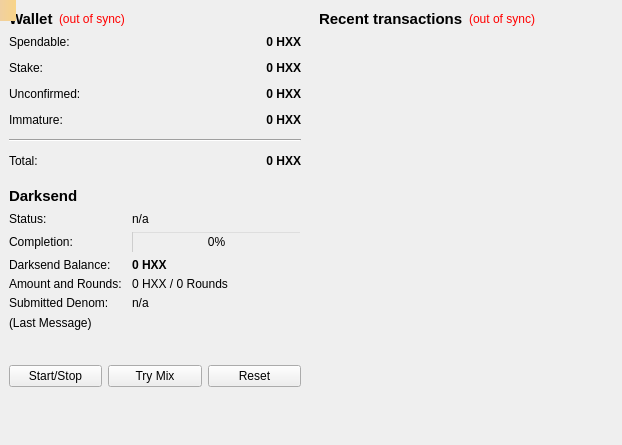
<?xml version="1.0" encoding="UTF-8"?>
<ui version="4.0">
 <class>OverviewPage</class>
 <widget class="QWidget" name="OverviewPage">
  <property name="geometry">
   <rect>
    <x>0</x>
    <y>0</y>
    <width>622</width>
    <height>445</height>
   </rect>
  </property>
  <property name="windowTitle">
   <string>Form</string>
  </property>
  <layout class="QGridLayout" name="gridLayout">
   <property name="leftMargin">
    <number>0</number>
   </property>
   <property name="topMargin">
    <number>0</number>
   </property>
   <property name="rightMargin">
    <number>0</number>
   </property>
   <property name="bottomMargin">
    <number>0</number>
   </property>
   <property name="spacing">
    <number>0</number>
   </property>
   <item row="0" column="1">
    <widget class="QWidget" name="transactionsWidget" native="true">
     <property name="sizePolicy">
      <sizepolicy hsizetype="Preferred" vsizetype="Preferred">
       <horstretch>0</horstretch>
       <verstretch>0</verstretch>
      </sizepolicy>
     </property>
     <property name="minimumSize">
      <size>
       <width>310</width>
       <height>0</height>
      </size>
     </property>
     <layout class="QVBoxLayout" name="verticalLayout">
      <item>
       <layout class="QHBoxLayout" name="horizontalLayout_2">
        <item>
         <widget class="QLabel" name="label_4">
          <property name="font">
           <font>
            <pointsize>11</pointsize>
            <weight>75</weight>
            <bold>true</bold>
           </font>
          </property>
          <property name="text">
           <string>&lt;b&gt;Recent transactions&lt;/b&gt;</string>
          </property>
         </widget>
        </item>
        <item>
         <widget class="QLabel" name="labelTransactionsStatus">
          <property name="toolTip">
           <string>The displayed information may be out of date. Your wallet automatically synchronizes with the Hexx network after a connection is established, but this process has not completed yet.</string>
          </property>
          <property name="styleSheet">
           <string notr="true">QLabel { color: red; }</string>
          </property>
          <property name="text">
           <string notr="true">(out of sync)</string>
          </property>
          <property name="alignment">
           <set>Qt::AlignRight|Qt::AlignTrailing|Qt::AlignVCenter</set>
          </property>
         </widget>
        </item>
        <item>
         <spacer name="horizontalSpacer">
          <property name="orientation">
           <enum>Qt::Horizontal</enum>
          </property>
          <property name="sizeHint" stdset="0">
           <size>
            <width>40</width>
            <height>20</height>
           </size>
          </property>
         </spacer>
        </item>
       </layout>
      </item>
      <item>
       <spacer name="horizontalSpacer_4">
        <property name="orientation">
         <enum>Qt::Horizontal</enum>
        </property>
        <property name="sizeHint" stdset="0">
         <size>
          <width>40</width>
          <height>20</height>
         </size>
        </property>
       </spacer>
      </item>
      <item>
       <widget class="QListView" name="listTransactions">
        <property name="styleSheet">
         <string notr="true">QListView { background: transparent; }</string>
        </property>
        <property name="frameShape">
         <enum>QFrame::NoFrame</enum>
        </property>
        <property name="verticalScrollBarPolicy">
         <enum>Qt::ScrollBarAlwaysOff</enum>
        </property>
        <property name="horizontalScrollBarPolicy">
         <enum>Qt::ScrollBarAlwaysOff</enum>
        </property>
        <property name="selectionMode">
         <enum>QAbstractItemView::NoSelection</enum>
        </property>
       </widget>
      </item>
     </layout>
    </widget>
   </item>
   <item row="0" column="0">
    <layout class="QVBoxLayout" name="layoutWallet">
     <property name="spacing">
      <number>0</number>
     </property>
     <item>
      <widget class="QWidget" name="widget" native="true">
       <property name="sizePolicy">
        <sizepolicy hsizetype="Fixed" vsizetype="Preferred">
         <horstretch>0</horstretch>
         <verstretch>0</verstretch>
        </sizepolicy>
       </property>
       <property name="minimumSize">
        <size>
         <width>310</width>
         <height>0</height>
        </size>
       </property>
       <property name="maximumSize">
        <size>
         <width>310</width>
         <height>16777215</height>
        </size>
       </property>
       <layout class="QVBoxLayout" name="verticalLayout_4">
        <item>
         <layout class="QHBoxLayout" name="horizontalLayout_4">
          <item>
           <widget class="QLabel" name="label_5">
            <property name="font">
             <font>
              <pointsize>11</pointsize>
              <weight>75</weight>
              <bold>true</bold>
             </font>
            </property>
            <property name="text">
             <string>Wallet</string>
            </property>
           </widget>
          </item>
          <item>
           <widget class="QLabel" name="labelWalletStatus">
            <property name="toolTip">
             <string>The displayed information may be out of date. Your wallet automatically synchronizes with the Hexx network after a connection is established, but this process has not completed yet.</string>
            </property>
            <property name="styleSheet">
             <string notr="true">QLabel { color: red; }</string>
            </property>
            <property name="text">
             <string notr="true">(out of sync)</string>
            </property>
            <property name="alignment">
             <set>Qt::AlignLeading|Qt::AlignLeft|Qt::AlignVCenter</set>
            </property>
           </widget>
          </item>
          <item>
           <spacer name="horizontalSpacer_2">
            <property name="orientation">
             <enum>Qt::Horizontal</enum>
            </property>
            <property name="sizeHint" stdset="0">
             <size>
              <width>40</width>
              <height>20</height>
             </size>
            </property>
           </spacer>
          </item>
         </layout>
        </item>
        <item>
         <layout class="QFormLayout" name="formLayout_2">
          <property name="fieldGrowthPolicy">
           <enum>QFormLayout::AllNonFixedFieldsGrow</enum>
          </property>
          <property name="horizontalSpacing">
           <number>12</number>
          </property>
          <property name="verticalSpacing">
           <number>12</number>
          </property>
          <item row="0" column="0">
           <widget class="QLabel" name="label">
            <property name="text">
             <string>Spendable:</string>
            </property>
           </widget>
          </item>
          <item row="0" column="1">
           <widget class="QLabel" name="labelBalance">
            <property name="font">
             <font>
              <weight>75</weight>
              <bold>true</bold>
             </font>
            </property>
            <property name="cursor">
             <cursorShape>IBeamCursor</cursorShape>
            </property>
            <property name="toolTip">
             <string>Your current spendable balance</string>
            </property>
            <property name="text">
             <string notr="true">0 HXX</string>
            </property>
            <property name="alignment">
             <set>Qt::AlignRight|Qt::AlignTrailing|Qt::AlignVCenter</set>
            </property>
            <property name="textInteractionFlags">
             <set>Qt::LinksAccessibleByMouse|Qt::TextSelectableByKeyboard|Qt::TextSelectableByMouse</set>
            </property>
           </widget>
          </item>
          <item row="1" column="0">
           <widget class="QLabel" name="label_10">
            <property name="text">
             <string>Stake:</string>
            </property>
           </widget>
          </item>
          <item row="1" column="1">
           <widget class="QLabel" name="labelStake">
            <property name="font">
             <font>
              <weight>75</weight>
              <bold>true</bold>
             </font>
            </property>
            <property name="cursor">
             <cursorShape>IBeamCursor</cursorShape>
            </property>
            <property name="toolTip">
             <string>Total of coins that was staked, and do not yet count toward the current balance</string>
            </property>
            <property name="text">
             <string notr="true">0 HXX</string>
            </property>
            <property name="alignment">
             <set>Qt::AlignRight|Qt::AlignTrailing|Qt::AlignVCenter</set>
            </property>
            <property name="textInteractionFlags">
             <set>Qt::LinksAccessibleByMouse|Qt::TextSelectableByKeyboard|Qt::TextSelectableByMouse</set>
            </property>
           </widget>
          </item>
          <item row="2" column="0">
           <widget class="QLabel" name="label_3">
            <property name="text">
             <string>Unconfirmed:</string>
            </property>
           </widget>
          </item>
          <item row="2" column="1">
           <widget class="QLabel" name="labelUnconfirmed">
            <property name="font">
             <font>
              <weight>75</weight>
              <bold>true</bold>
             </font>
            </property>
            <property name="cursor">
             <cursorShape>IBeamCursor</cursorShape>
            </property>
            <property name="toolTip">
             <string>Total of transactions that have yet to be confirmed, and do not yet count toward the current balance</string>
            </property>
            <property name="text">
             <string notr="true">0 HXX</string>
            </property>
            <property name="alignment">
             <set>Qt::AlignRight|Qt::AlignTrailing|Qt::AlignVCenter</set>
            </property>
            <property name="textInteractionFlags">
             <set>Qt::LinksAccessibleByMouse|Qt::TextSelectableByKeyboard|Qt::TextSelectableByMouse</set>
            </property>
           </widget>
          </item>
          <item row="3" column="0">
           <widget class="QLabel" name="labelImmatureText">
            <property name="text">
             <string>Immature:</string>
            </property>
           </widget>
          </item>
          <item row="3" column="1">
           <widget class="QLabel" name="labelImmature">
            <property name="font">
             <font>
              <weight>75</weight>
              <bold>true</bold>
             </font>
            </property>
            <property name="toolTip">
             <string>Mined balance that has not yet matured</string>
            </property>
            <property name="text">
             <string notr="true">0 HXX</string>
            </property>
            <property name="alignment">
             <set>Qt::AlignRight|Qt::AlignTrailing|Qt::AlignVCenter</set>
            </property>
            <property name="textInteractionFlags">
             <set>Qt::LinksAccessibleByMouse|Qt::TextSelectableByKeyboard|Qt::TextSelectableByMouse</set>
            </property>
           </widget>
          </item>
          <item row="4" column="0" colspan="2">
           <widget class="Line" name="line">
            <property name="orientation">
             <enum>Qt::Horizontal</enum>
            </property>
           </widget>
          </item>
          <item row="5" column="0">
           <widget class="QLabel" name="labelTotalText">
            <property name="text">
             <string>Total:</string>
            </property>
           </widget>
          </item>
          <item row="5" column="1">
           <widget class="QLabel" name="labelTotal">
            <property name="font">
             <font>
              <weight>75</weight>
              <bold>true</bold>
             </font>
            </property>
            <property name="cursor">
             <cursorShape>IBeamCursor</cursorShape>
            </property>
            <property name="toolTip">
             <string>Your current total balance</string>
            </property>
            <property name="text">
             <string notr="true">0 HXX</string>
            </property>
            <property name="alignment">
             <set>Qt::AlignRight|Qt::AlignTrailing|Qt::AlignVCenter</set>
            </property>
            <property name="textInteractionFlags">
             <set>Qt::LinksAccessibleByMouse|Qt::TextSelectableByKeyboard|Qt::TextSelectableByMouse</set>
            </property>
           </widget>
          </item>
         </layout>
        </item>
       </layout>
      </widget>
     </item>
     <item>
      <widget class="QFrame" name="frameDarksend">
       <property name="sizePolicy">
        <sizepolicy hsizetype="Fixed" vsizetype="Preferred">
         <horstretch>0</horstretch>
         <verstretch>0</verstretch>
        </sizepolicy>
       </property>
       <property name="minimumSize">
        <size>
         <width>310</width>
         <height>0</height>
        </size>
       </property>
       <property name="maximumSize">
        <size>
         <width>310</width>
         <height>16777215</height>
        </size>
       </property>
       <property name="frameShape">
        <enum>QFrame::NoFrame</enum>
       </property>
       <property name="frameShadow">
        <enum>QFrame::Plain</enum>
       </property>
       <layout class="QVBoxLayout" name="verticalLayout_3">
        <item>
         <layout class="QVBoxLayout" name="layoutDarksend">
          <item>
           <layout class="QHBoxLayout" name="horizontalLayout">
            <item>
             <widget class="QLabel" name="label_2">
              <property name="font">
               <font>
                <pointsize>11</pointsize>
                <weight>75</weight>
                <bold>true</bold>
               </font>
              </property>
              <property name="text">
               <string>Darksend</string>
              </property>
             </widget>
            </item>
            <item>
             <spacer name="horizontalSpacer_5">
              <property name="orientation">
               <enum>Qt::Horizontal</enum>
              </property>
              <property name="sizeHint" stdset="0">
               <size>
                <width>40</width>
                <height>20</height>
               </size>
              </property>
             </spacer>
            </item>
           </layout>
          </item>
          <item>
           <layout class="QFormLayout" name="formLayout">
            <property name="fieldGrowthPolicy">
             <enum>QFormLayout::AllNonFixedFieldsGrow</enum>
            </property>
            <property name="horizontalSpacing">
             <number>10</number>
            </property>
            <property name="verticalSpacing">
             <number>5</number>
            </property>
            <item row="0" column="0">
             <widget class="QLabel" name="label_6">
              <property name="text">
               <string>Status:</string>
              </property>
             </widget>
            </item>
            <item row="0" column="1">
             <widget class="QLabel" name="darksendEnabled">
              <property name="styleSheet">
               <string notr="true">color: rgb(0, 0, 0);</string>
              </property>
              <property name="text">
               <string>n/a</string>
              </property>
             </widget>
            </item>
            <item row="1" column="0">
             <widget class="QLabel" name="label_7">
              <property name="styleSheet">
               <string notr="true">color: rgb(0, 0, 0);</string>
              </property>
              <property name="text">
               <string>Completion:</string>
              </property>
             </widget>
            </item>
            <item row="2" column="0">
             <widget class="QLabel" name="labelAnonymizedText">
              <property name="styleSheet">
               <string notr="true">color: rgb(0, 0, 0);</string>
              </property>
              <property name="text">
               <string>Darksend Balance:</string>
              </property>
             </widget>
            </item>
            <item row="2" column="1">
             <widget class="QLabel" name="labelAnonymized">
              <property name="font">
               <font>
                <weight>75</weight>
                <bold>true</bold>
               </font>
              </property>
              <property name="styleSheet">
               <string notr="true">color: rgb(0, 0, 0);</string>
              </property>
              <property name="text">
               <string>0 HXX</string>
              </property>
             </widget>
            </item>
            <item row="3" column="0">
             <widget class="QLabel" name="label_8">
              <property name="styleSheet">
               <string notr="true">color: rgb(0, 0, 0);</string>
              </property>
              <property name="text">
               <string>Amount and Rounds:</string>
              </property>
             </widget>
            </item>
            <item row="3" column="1">
             <widget class="QLabel" name="labelAmountRounds">
              <property name="styleSheet">
               <string notr="true">color: rgb(0, 0, 0);</string>
              </property>
              <property name="text">
               <string>0 HXX / 0 Rounds</string>
              </property>
             </widget>
            </item>
            <item row="4" column="0">
             <widget class="QLabel" name="label_9">
              <property name="styleSheet">
               <string notr="true">color: rgb(0, 0, 0);</string>
              </property>
              <property name="text">
               <string>Submitted Denom:</string>
              </property>
             </widget>
            </item>
            <item row="4" column="1">
             <widget class="QLabel" name="labelSubmittedDenom">
              <property name="statusTip">
               <string>The denominations you submitted to the Hexx Node. To mix, other users must submit the exact same denominations.</string>
              </property>
              <property name="styleSheet">
               <string notr="true">color: rgb(0, 0, 0);</string>
              </property>
              <property name="text">
               <string>n/a</string>
              </property>
             </widget>
            </item>
            <item row="1" column="1">
             <widget class="QProgressBar" name="darksendProgress">
              <property name="maximumSize">
               <size>
                <width>200</width>
                <height>16777215</height>
               </size>
              </property>
              <property name="styleSheet">
               <string notr="true">background:transparent;</string>
              </property>
              <property name="value">
               <number>0</number>
              </property>
             </widget>
            </item>
           </layout>
          </item>
          <item>
           <widget class="QLabel" name="darksendStatus">
            <property name="minimumSize">
             <size>
              <width>288</width>
              <height>43</height>
             </size>
            </property>
            <property name="styleSheet">
             <string notr="true">color: rgb(0, 0, 0);</string>
            </property>
            <property name="text">
             <string>(Last Message)</string>
            </property>
            <property name="alignment">
             <set>Qt::AlignLeading|Qt::AlignLeft|Qt::AlignTop</set>
            </property>
            <property name="wordWrap">
             <bool>true</bool>
            </property>
           </widget>
          </item>
          <item>
           <layout class="QHBoxLayout" name="layoutDarksendButtons">
            <item>
             <widget class="QPushButton" name="toggleDarksend">
              <property name="sizePolicy">
               <sizepolicy hsizetype="MinimumExpanding" vsizetype="Fixed">
                <horstretch>0</horstretch>
                <verstretch>0</verstretch>
               </sizepolicy>
              </property>
              <property name="styleSheet">
               <string notr="true"/>
              </property>
              <property name="text">
               <string>Start/Stop</string>
              </property>
             </widget>
            </item>
            <item>
             <widget class="QPushButton" name="darksendAuto">
              <property name="sizePolicy">
               <sizepolicy hsizetype="MinimumExpanding" vsizetype="Fixed">
                <horstretch>0</horstretch>
                <verstretch>0</verstretch>
               </sizepolicy>
              </property>
              <property name="toolTip">
               <string>Try to manually submit a Darksend request.</string>
              </property>
              <property name="styleSheet">
               <string notr="true"/>
              </property>
              <property name="text">
               <string>Try Mix</string>
              </property>
             </widget>
            </item>
            <item>
             <widget class="QPushButton" name="darksendReset">
              <property name="sizePolicy">
               <sizepolicy hsizetype="MinimumExpanding" vsizetype="Fixed">
                <horstretch>0</horstretch>
                <verstretch>0</verstretch>
               </sizepolicy>
              </property>
              <property name="toolTip">
               <string>Reset the current status of Darksend (can interrupt Darksend if it's in the process of Mixing, which can cost you money!)</string>
              </property>
              <property name="autoFillBackground">
               <bool>false</bool>
              </property>
              <property name="styleSheet">
               <string notr="true"/>
              </property>
              <property name="text">
               <string>Reset</string>
              </property>
             </widget>
            </item>
           </layout>
          </item>
         </layout>
        </item>
       </layout>
      </widget>
     </item>
     <item>
      <spacer name="verticalSpacer">
       <property name="orientation">
        <enum>Qt::Vertical</enum>
       </property>
       <property name="sizeHint" stdset="0">
        <size>
         <width>20</width>
         <height>40</height>
        </size>
       </property>
      </spacer>
     </item>
    </layout>
   </item>
  </layout>
  <widget class="QLabel" name="labelAlerts">
   <property name="geometry">
    <rect>
     <x>0</x>
     <y>0</y>
     <width>16</width>
     <height>21</height>
    </rect>
   </property>
   <property name="visible">
    <bool>false</bool>
   </property>
   <property name="styleSheet">
    <string notr="true">background-color: qlineargradient(x1: 0, y1: 0, x2: 1, y2: 0, stop:0 #F0D0A0, stop:1 #F8D488);  color:#000000
</string>
   </property>
   <property name="wordWrap">
    <bool>true</bool>
   </property>
   <property name="margin">
    <number>3</number>
   </property>
  </widget>
 </widget>
 <resources/>
 <connections/>
</ui>
